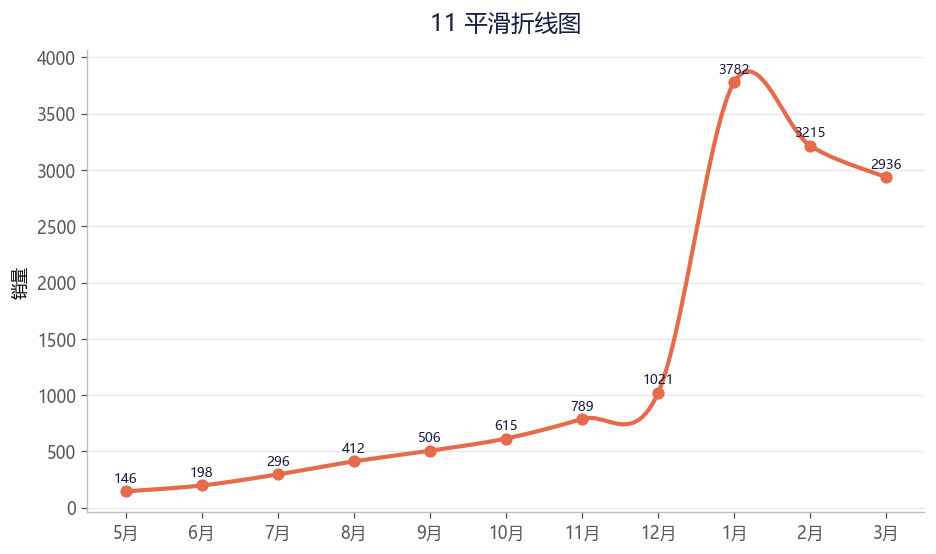

The Python source for this figure:
# -*- coding: utf-8 -*-
"""
图表 11：平滑折线图
复现《Excel数据可视化-从图表到数据大屏》第二章
运行: python 11_平滑折线图.py  ->  生成 11_平滑折线图.png
"""
import os, math
import numpy as np
import matplotlib
matplotlib.use('Agg')
import matplotlib.pyplot as plt
from matplotlib.patches import FancyBboxPatch, Circle, Wedge, PathPatch
from matplotlib.path import Path
import matplotlib.colors as mcolors

plt.rcParams['font.sans-serif'] = ['Microsoft YaHei', 'SimHei', 'DejaVu Sans']
plt.rcParams['axes.unicode_minus'] = False
plt.rcParams['figure.dpi'] = 120

BASE = r"c:\Users\DENG_影\Desktop\作业\数据可视化\《Excel数据可视化 - 从图表到数据大屏》-清华-郭宏远"
OUT = os.path.join(BASE, "python复现图表")
os.makedirs(OUT, exist_ok=True)

# 配色
C_BLUE   = '#0070C0'
C_BLUE_L = '#00B0F0'
C_BLUE_M = '#82ADD7'
C_DARK   = '#1A1E43'
C_ORANGE = '#FFC000'
C_RED    = '#E74E69'
C_OR     = '#E66B4C'
C_PURPLE = '#7030A0'
C_GREEN  = '#49A098'
C_TEAL   = '#4A5BD1'
C_INDIGO = '#464CAC'
C_CYAN   = '#7BBDD5'
C_SKY    = '#0097E0'

def save(fig, name):
    path = os.path.join(OUT, name)
    fig.savefig(path, bbox_inches='tight', facecolor='white')
    plt.close(fig)
    print("saved:", name)

def gradient_bars(ax, x, h, w, c_top, c_bot):
    """垂直渐变填充柱形"""
    cmap = mcolors.LinearSegmentedColormap.from_list('g', [c_bot, c_top])
    for xi, hi in zip(x, h):
        if hi <= 0:
            continue
        grad = np.linspace(0, 1, 256).reshape(-1, 1)
        ax.imshow(grad, extent=[xi - w/2, xi + w/2, 0, hi],
                  aspect='auto', cmap=cmap, zorder=2)
    ax.set_ylim(bottom=0)

def style_ax(ax):
    ax.spines['top'].set_visible(False)
    ax.spines['right'].set_visible(False)
    ax.spines['left'].set_color('#BFBFBF')
    ax.spines['bottom'].set_color('#BFBFBF')
    ax.tick_params(colors='#595959')

def catmull(x, y, n=30):
    """Catmull-Rom 平滑曲线"""
    pts = list(zip(x, y))
    pts = [pts[0]] + pts + [pts[-1]]
    xs, ys = [], []
    for i in range(len(pts) - 3):
        p0, p1, p2, p3 = pts[i], pts[i+1], pts[i+2], pts[i+3]
        for t in np.linspace(0, 1, n):
            t2, t3 = t*t, t*t*t
            X = 0.5*((2*p1[0]) + (-p0[0]+p2[0])*t +
                     (2*p0[0]-5*p1[0]+4*p2[0]-p3[0])*t2 +
                     (-p0[0]+3*p1[0]-3*p2[0]+p3[0])*t3)
            Y = 0.5*((2*p1[1]) + (-p0[1]+p2[1])*t +
                     (2*p0[1]-5*p1[1]+4*p2[1]-p3[1])*t2 +
                     (-p0[1]+3*p1[1]-3*p2[1]+p3[1])*t3)
            xs.append(X); ys.append(Y)
    return xs, ys

# ============ 11 平滑折线图 ============
def fig11():
    mon = ['5月','6月','7月','8月','9月','10月','11月','12月','1月','2月','3月']
    val = [146,198,296,412,506,615,789,1021,3782,3215,2936]
    fig, ax = plt.subplots(figsize=(9,5))
    x = np.arange(len(mon))
    xs, ys = catmull(x, val, 25)
    ax.plot(xs, ys, color=C_OR, lw=2.5, zorder=3)
    ax.scatter(x, val, color=C_OR, s=40, zorder=4)
    for xi, v in zip(x, val):
        ax.text(xi, v+80, str(v), ha='center', fontsize=8, color=C_DARK)
    ax.set_xticks(x); ax.set_xticklabels(mon)
    ax.set_title('11 平滑折线图', fontsize=14, color=C_DARK, pad=12)
    ax.set_ylabel('销量'); style_ax(ax)
    ax.yaxis.grid(True, color='#E8E8E8', zorder=0)
    save(fig, '11_平滑折线图.png')

if __name__ == '__main__':
    fig11()
